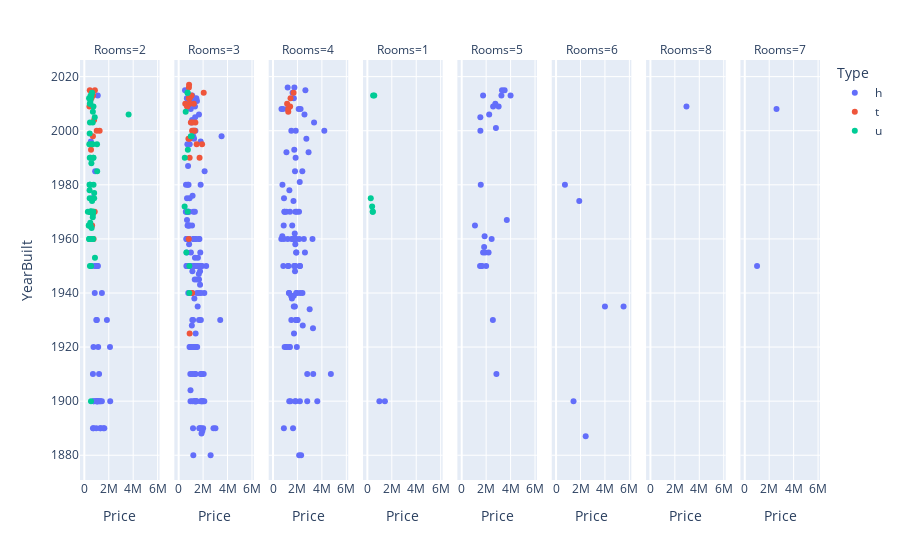

Write notebook code for a chart like this one.
### Code cell
fig = px.scatter(melb, x="Price", y="YearBuilt", color="Type",facet_col='Rooms')
fig.show()

### Figure 1 — Plotly figure (JSON) as saved in the notebook; plotly's stock layout.template omitted (floating-point values rounded to 4 significant figures; data arrays with more than 128 entries replaced by an {"elided": "..."} marker saying what was removed)
{"data": [{"hovertemplate": "Type=h<br>Rooms=2<br>Price=%{x}<br>YearBuilt=%{y}<extra></extra>", "legendgroup": "h", "marker": {"color": "#636efa", "symbol": "circle"}, "mode": "markers", "name": "h", "orientation": "v", "showlegend": true, "type": "scatter", "x": [1480000, 1035000, 941000, 1636000, 1097000, 1172500, 1310000, 890000, 1100000, 1315000, 1135000, 700000, 1180000, 1012500, 1030000, 603000, 675000, 1275000, 1455000, 1436000, 1110000, 1550000, 2120000, 1810000, 1000000, 1322500, 1562500, 1340000, 1750000, 980000, 857000, 535600, 550000, 551000, 522500, 450000, 610000, 1930000, 1780000, 1210000, 1125000, 1900000, 710000, 750000, 840000, 1053000, 940000, 751000, 950000, 636500, 872500, 770000, 965000, 955000, 1075000, 1150000, 1010000, 705000, 760000, 925000, 1820000, 1575000, 1417000, 1356000, 1445000, 1440000, 995000, 1075000, 1250000, 1110000, 522500, 981000, 2100000, 1215000, 1850000, 500000, 1900000, 1010000, 1080000, 1305000, 1400000, 1350000, 1389000, 685000, 1275000, 1550000, 855000, 855000, 850000], "xaxis": "x", "y": [null, 1900, null, 1890, 1900, null, 1890, 1985, 2013, 1900, 1920, null, 1900, 1900, 1930, 1950, 1975, 1900, null, 1900, 1900, null, 1900, null, null, 1890, 1890, null, null, 1890, 1950, 1996, null, null, null, null, null, null, null, 1910, null, null, 1890, 1920, null, 1900, null, 1890, 1900, null, null, 1900, null, null, null, null, null, 1910, 1900, null, null, null, null, null, null, 1940, 1950, 1950, null, 1950, 1995, 1930, 1920, null, 1930, 1960, null, null, null, null, null, null, null, 1975, null, null, null, 1940, null], "yaxis": "y"}, {"hovertemplate": "Type=h<br>Rooms=3<br>Price=%{x}<br>YearBuilt=%{y}<extra></extra>", "legendgroup": "h", "marker": {"color": "#636efa", "symbol": "circle"}, "mode": "markers", "name": "h", "orientation": "v", "showlegend": false, "type": "scatter", "x": {"elided": "348 int values"}, "xaxis": "x2", "y": {"elided": "348 int values"}, "yaxis": "y2"}, {"hovertemplate": "Type=h<br>Rooms=4<br>Price=%{x}<br>YearBuilt=%{y}<extra></extra>", "legendgroup": "h", "marker": {"color": "#636efa", "symbol": "circle"}, "mode": "markers", "name": "h", "orientation": "v", "showlegend": false, "type": "scatter", "x": {"elided": "203 int values"}, "xaxis": "x3", "y": {"elided": "203 int values"}, "yaxis": "y3"}, {"hovertemplate": "Type=h<br>Rooms=1<br>Price=%{x}<br>YearBuilt=%{y}<extra></extra>", "legendgroup": "h", "marker": {"color": "#636efa", "symbol": "circle"}, "mode": "markers", "name": "h", "orientation": "v", "showlegend": false, "type": "scatter", "x": [985000, 1435000, 390000], "xaxis": "x4", "y": [1900, 1900, null], "yaxis": "y4"}, {"hovertemplate": "Type=h<br>Rooms=5<br>Price=%{x}<br>YearBuilt=%{y}<extra></extra>", "legendgroup": "h", "marker": {"color": "#636efa", "symbol": "circle"}, "mode": "markers", "name": "h", "orientation": "v", "showlegend": false, "type": "scatter", "x": [1035000, 755000, 2100000, 2840000, 1525000, 1085000, 972000, 1525000, 2810000, 1905000, 1850000, 3510000, 2752000, 1600000, 1529500, 850000, 2570000, 3250000, 2250000, 2800000, 4350000, 2350000, 2950000, 3600000, 2550000, 3350000, 2020000, 3000000, 3400000, 2665000, 2810000, 4000000, 3020000, 2450000, 3900000, 3300000, 3250000, 1750000, 3690000, 1500000, 2200000, 2070000, 2190000, 1750000, 2000000, 1310000, 1900000, 1540000, 4000000, 1650000, 1500000, 1875000, 1920000, 1560000, 1550000, 1660000, 1836000, 1960000], "xaxis": "x5", "y": [null, null, null, 1910, 2005, 1965, null, null, null, null, null, 2015, 2010, 1950, 2000, null, 2009, null, 2006, 2001, null, null, null, null, 1930, null, null, null, null, null, null, null, 2009, 1960, null, 2015, 2013, 2013, 1967, 1950, 1955, null, null, 1955, 1950, null, null, null, 2013, null, null, 1961, 1955, 1980, null, 1950, 1957, null], "yaxis": "y5"}, {"hovertemplate": "Type=h<br>Rooms=6<br>Price=%{x}<br>YearBuilt=%{y}<extra></extra>", "legendgroup": "h", "marker": {"color": "#636efa", "symbol": "circle"}, "mode": "markers", "name": "h", "orientation": "v", "showlegend": false, "type": "scatter", "x": [725000, 5525000, 2425000, 1430000, 4000000, 4600000, 1505000, 1860000, 1900000, 1900000], "xaxis": "x6", "y": [1980, 1935, 1887, 1900, 1935, null, null, null, null, 1974], "yaxis": "y6"}, {"hovertemplate": "Type=h<br>Rooms=8<br>Price=%{x}<br>YearBuilt=%{y}<extra></extra>", "legendgroup": "h", "marker": {"color": "#636efa", "symbol": "circle"}, "mode": "markers", "name": "h", "orientation": "v", "showlegend": false, "type": "scatter", "x": [2950000], "xaxis": "x7", "y": [2009], "yaxis": "y7"}, {"hovertemplate": "Type=h<br>Rooms=7<br>Price=%{x}<br>YearBuilt=%{y}<extra></extra>", "legendgroup": "h", "marker": {"color": "#636efa", "symbol": "circle"}, "mode": "markers", "name": "h", "orientation": "v", "showlegend": false, "type": "scatter", "x": [1350000, 2600000, 1005000], "xaxis": "x8", "y": [null, 2008, 1950], "yaxis": "y8"}, {"hovertemplate": "Type=t<br>Rooms=2<br>Price=%{x}<br>YearBuilt=%{y}<extra></extra>", "legendgroup": "t", "marker": {"color": "#EF553B", "symbol": "circle"}, "mode": "markers", "name": "t", "orientation": "v", "showlegend": true, "type": "scatter", "x": [745000, 847000, 420000, 450000, 460000, 490000, 805000, 650000, 720000, 421000, 640000, 510000, 490000, 865000, 705000, 700000, 690000, 585000, 550000, 1015000, 1255000, 760000, 700000, 860000, 851000], "xaxis": "x", "y": [null, null, null, 2015, null, null, 2004, null, 2013, 2009, 1965, null, null, 2015, 1998, 1970, null, 2012, 1993, 2000, 2000, 1960, null, null, 1970], "yaxis": "y"}, {"hovertemplate": "Type=t<br>Rooms=3<br>Price=%{x}<br>YearBuilt=%{y}<extra></extra>", "legendgroup": "t", "marker": {"color": "#EF553B", "symbol": "circle"}, "mode": "markers", "name": "t", "orientation": "v", "showlegend": false, "type": "scatter", "x": [900000, 962000, 840000, 700000, 500000, 760000, 700000, 540000, 825000, 715000, 552000, 1550000, 1304000, 800000, 705000, 743000, 650000, 916500, 605100, 713500, 670000, 656000, 590000, 640000, 1205000, 1918000, 1586000, 1101000, 1050000, 1000000, 840000, 955000, 2050000, 1340000, 1300000, 968000, 900000, 1710000, 880000, 964000, 900500, 830000, 851000, 880000, 730000, 1400000, 1500000, 1367000, 788000, 1472000, 1100000, 1385000, 1100000, 1315000, 1150000, 1137000, 1238000, 1330000, 895000, 1020000, 710000, 900000, 1100000, 1275000], "xaxis": "x2", "y": [2010, null, 2016, 2009, null, null, 2009, 2010, 1960, null, null, null, null, 1997, null, null, null, null, null, null, null, null, null, null, 2000, 1995, null, 2000, 2013, 2003, null, null, 2014, null, null, null, 1990, 1990, null, null, 2012, 2012, 2017, null, null, null, null, 2003, null, 1995, null, null, 1940, 2000, 2003, null, 2010, null, 1997, null, null, 1925, null, null], "yaxis": "y2"}, {"hovertemplate": "Type=t<br>Rooms=4<br>Price=%{x}<br>YearBuilt=%{y}<extra></extra>", "legendgroup": "t", "marker": {"color": "#EF553B", "symbol": "circle"}, "mode": "markers", "name": "t", "orientation": "v", "showlegend": false, "type": "scatter", "x": [780000, 847500, 1250000, 980000, 1230000, 1400000, 1400000, 1920000, 1400000, 1680000, 1230000, 1435000, 1155000, 1247000, 1435000], "xaxis": "x3", "y": [null, null, 2007, null, null, null, 2009, null, null, 2014, null, 2012, 2010, 2008, null], "yaxis": "y3"}, {"hovertemplate": "Type=t<br>Rooms=5<br>Price=%{x}<br>YearBuilt=%{y}<extra></extra>", "legendgroup": "t", "marker": {"color": "#EF553B", "symbol": "circle"}, "mode": "markers", "name": "t", "orientation": "v", "showlegend": false, "type": "scatter", "x": [1375000], "xaxis": "x5", "y": [null], "yaxis": "y5"}, {"hovertemplate": "Type=u<br>Rooms=2<br>Price=%{x}<br>YearBuilt=%{y}<extra></extra>", "legendgroup": "u", "marker": {"color": "#00cc96", "symbol": "circle"}, "mode": "markers", "name": "u", "orientation": "v", "showlegend": true, "type": "scatter", "x": [542000, 760000, 700000, 750000, 500000, 970000, 500000, 515000, 530000, 440000, 509500, 462500, 510000, 474000, 647000, 1810000, 480000, 525500, 465000, 590000, 820000, 390000, 512000, 530000, 406000, 540000, 580000, 510000, 425000, 391000, 440000, 620000, 447000, 580000, 292000, 599000, 550000, 585000, 678000, 660000, 700000, 3625000, 825000, 645000, 592500, 490000, 704000, 620000, 710000, 872000, 598000, 520000, 690000, 577000, 565000, 546000, 471500, 455000, 467000, 490000, 685000, 450000, 432000, 610000, 442000, 540000, 440000, 570000, 690000, 390000, 545000, 500000, 675000, 690000, 600000, 535000, 700000, 675000, 440000, 411000, 410000, 502500, 520000, 442000, 416000, 820000, 474000, 540000, 497500, 806000, 812000, 605000, 805000, 648000, 635000, 526000, 550000, 625000, 460000, 1053000, 754000, 755000, 650000, 730000, 709000, 735000, 1040000, 560000, 691500, 636000, 896000, 360000, 650000, 420000, 855000, 770000, 615000, 725000, 797500], "xaxis": "x", "y": [null, null, null, 2009, 1970, null, 2011, 2013, 2012, null, null, 2003, null, null, null, null, null, 1960, null, null, null, 1960, 1965, null, null, null, 1988, 1990, 1980, 1965, null, null, 1990, 2013, 1970, 1964, null, null, null, null, null, 2006, null, 1960, 1970, 1966, 1969, 1970, 1970, 1953, 1970, 1970, null, null, null, null, 1980, null, 1980, 1970, 1995, 2010, 1978, 1995, 1975, null, 1970, null, null, 2012, 1900, 2010, null, 2003, 1970, null, 2007, null, 1999, 1995, 1965, 1960, 1970, 1960, 1960, null, 1970, 1970, null, 1977, null, null, 1975, null, 2014, 1960, null, 1960, 1950, 1985, 1990, 1980, 1960, 1960, null, 1970, 1995, 1950, 1968, 1974, null, 1965, 1960, null, 2005, null, null, 1990, null], "yaxis": "y"}, {"hovertemplate": "Type=u<br>Rooms=3<br>Price=%{x}<br>YearBuilt=%{y}<extra></extra>", "legendgroup": "u", "marker": {"color": "#00cc96", "symbol": "circle"}, "mode": "markers", "name": "u", "orientation": "v", "showlegend": false, "type": "scatter", "x": [1090000, 600000, 752000, 580000, 445000, 671500, 820000, 650000, 630000, 605000, 730000, 730000, 577000, 605000, 730000, 720000, 640000, 995000, 735000, 732000, 869000, 790000, 487500, 1045000, 665000, 500000, 610000, 1070000, 662500, 1280000, 905000, 1050000, 1150000, 940000, 875000], "xaxis": "x2", "y": [null, null, 1993, null, null, null, null, null, 1955, null, 2014, null, 2007, null, 2014, null, null, 1998, 1970, null, 1940, null, 1972, null, null, 1990, null, 1998, null, null, null, null, null, null, 1950], "yaxis": "y2"}, {"hovertemplate": "Type=u<br>Rooms=4<br>Price=%{x}<br>YearBuilt=%{y}<extra></extra>", "legendgroup": "u", "marker": {"color": "#00cc96", "symbol": "circle"}, "mode": "markers", "name": "u", "orientation": "v", "showlegend": false, "type": "scatter", "x": [1450000], "xaxis": "x3", "y": [null], "yaxis": "y3"}, {"hovertemplate": "Type=u<br>Rooms=1<br>Price=%{x}<br>YearBuilt=%{y}<extra></extra>", "legendgroup": "u", "marker": {"color": "#00cc96", "symbol": "circle"}, "mode": "markers", "name": "u", "orientation": "v", "showlegend": false, "type": "scatter", "x": [300000, 481000, 500000, 441000, 480000, 423500, 426000, 457000, 470000, 442500, 421500, 280000, 400000, 390000, 324000, 440000, 315000, 450000, 567000, 390000, 296000, 280000, 438000, 500000, 450000], "xaxis": "x4", "y": [null, null, null, null, null, null, null, null, 2013, 1970, null, 1975, null, null, null, 1970, null, null, 2013, 1972, null, null, null, null, null], "yaxis": "y4"}], "layout": {"annotations": [{"font": {}, "showarrow": false, "text": "Rooms=2", "x": 0.05375, "xanchor": "center", "xref": "paper", "y": 1, "yanchor": "bottom", "yref": "paper"}, {"font": {}, "showarrow": false, "text": "Rooms=3", "x": 0.1812, "xanchor": "center", "xref": "paper", "y": 1, "yanchor": "bottom", "yref": "paper"}, {"font": {}, "showarrow": false, "text": "Rooms=4", "x": 0.3087, "xanchor": "center", "xref": "paper", "y": 1, "yanchor": "bottom", "yref": "paper"}, {"font": {}, "showarrow": false, "text": "Rooms=1", "x": 0.4363, "xanchor": "center", "xref": "paper", "y": 1, "yanchor": "bottom", "yref": "paper"}, {"font": {}, "showarrow": false, "text": "Rooms=5", "x": 0.5637, "xanchor": "center", "xref": "paper", "y": 1, "yanchor": "bottom", "yref": "paper"}, {"font": {}, "showarrow": false, "text": "Rooms=6", "x": 0.6912, "xanchor": "center", "xref": "paper", "y": 1, "yanchor": "bottom", "yref": "paper"}, {"font": {}, "showarrow": false, "text": "Rooms=8", "x": 0.8188, "xanchor": "center", "xref": "paper", "y": 1, "yanchor": "bottom", "yref": "paper"}, {"font": {}, "showarrow": false, "text": "Rooms=7", "x": 0.9463, "xanchor": "center", "xref": "paper", "y": 1, "yanchor": "bottom", "yref": "paper"}], "legend": {"title": {"text": "Type"}, "tracegroupgap": 0}, "margin": {"t": 60}, "xaxis": {"anchor": "y", "domain": [0, 0.1075], "title": {"text": "Price"}}, "xaxis2": {"anchor": "y2", "domain": [0.1275, 0.235], "matches": "x", "title": {"text": "Price"}}, "xaxis3": {"anchor": "y3", "domain": [0.255, 0.3625], "matches": "x", "title": {"text": "Price"}}, "xaxis4": {"anchor": "y4", "domain": [0.3825, 0.49], "matches": "x", "title": {"text": "Price"}}, "xaxis5": {"anchor": "y5", "domain": [0.51, 0.6175], "matches": "x", "title": {"text": "Price"}}, "xaxis6": {"anchor": "y6", "domain": [0.6375, 0.745], "matches": "x", "title": {"text": "Price"}}, "xaxis7": {"anchor": "y7", "domain": [0.765, 0.8725], "matches": "x", "title": {"text": "Price"}}, "xaxis8": {"anchor": "y8", "domain": [0.8925, 1], "matches": "x", "title": {"text": "Price"}}, "yaxis": {"anchor": "x", "domain": [0, 1], "title": {"text": "YearBuilt"}}, "yaxis2": {"anchor": "x2", "domain": [0, 1], "matches": "y", "showticklabels": false}, "yaxis3": {"anchor": "x3", "domain": [0, 1], "matches": "y", "showticklabels": false}, "yaxis4": {"anchor": "x4", "domain": [0, 1], "matches": "y", "showticklabels": false}, "yaxis5": {"anchor": "x5", "domain": [0, 1], "matches": "y", "showticklabels": false}, "yaxis6": {"anchor": "x6", "domain": [0, 1], "matches": "y", "showticklabels": false}, "yaxis7": {"anchor": "x7", "domain": [0, 1], "matches": "y", "showticklabels": false}, "yaxis8": {"anchor": "x8", "domain": [0, 1], "matches": "y", "showticklabels": false}}}
